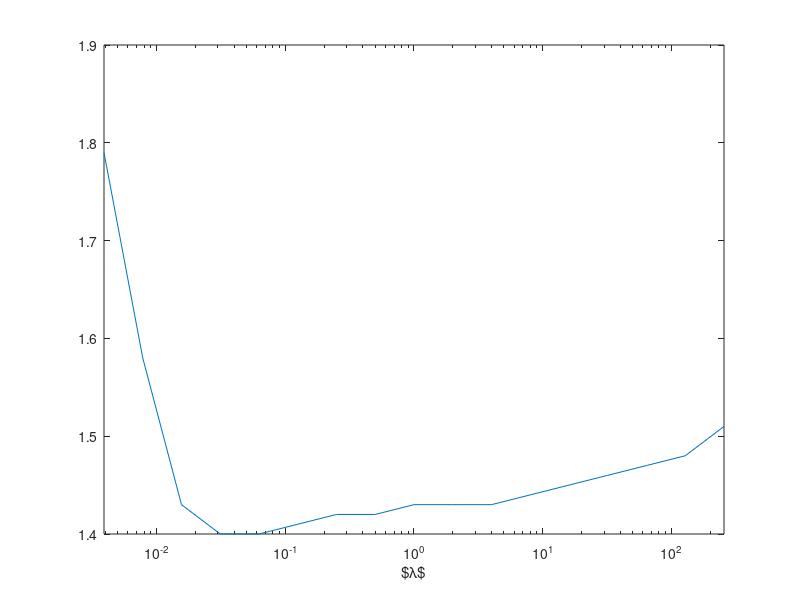

Recreate this plot in MATLAB.
clear all;
close all;

mads = [1.79e-02
        1.58e-02
        1.43e-02
        1.40e-02
        1.40e-02
        1.41e-02
        1.42e-02
        1.42e-02
        1.43e-02
        1.43e-02
        1.43e-02
        1.44e-02
        1.45e-02
        1.46e-02
        1.47e-02
        1.48e-02
        1.51e-02];

rmse = [5.54e-02
        5.01e-02
        4.59e-02
        4.54e-02
        4.55e-02
        4.58e-02
        4.64e-02
        4.65e-02
        4.67e-02
        4.67e-02
        4.67e-02
        4.67e-02
        4.67e-02
        4.68e-02
        4.69e-02
        4.70e-02
        4.73e-02];

lambda = 2.^(-8:+8);
% yyaxis left;
semilogx(lambda,rmse);
xlabel('$\lambda$');
%ylabel('root-mean-squared error (cm)');
yticks(0.044:0.004:0.056);
yticklabels(4.4:0.4:5.6);
axis([2^-8,2^+8,0.044,0.056]);


%yyaxis right;
semilogx(lambda,mads);
%ylabel('mean absolute error (cm)');
xlabel('$\lambda$');
yticks(0.014:0.001:0.019);
yticklabels(1.4:0.1:1.9);
axis([2^-8,2^+8,0.014,0.019]);
